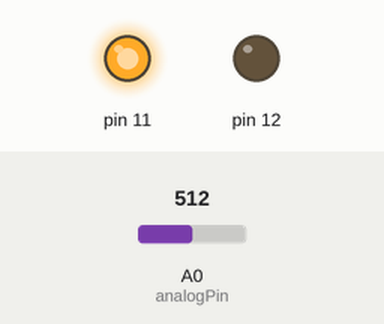
Bench run of a sketch on a simulated Arduino Uno, built with avr-gcc and run on an emulated ATmega328P. Parts: output pins drawn as LEDs (lit = HIGH). Dashed ring = blinking. The inputs (shaded band) are chosen by the test bench; at power-on: A0 (analogPin) = 512.

Above: at 1.4 s.
2.4 s: A0 (analogPin) set to 122
At 2.67 s:
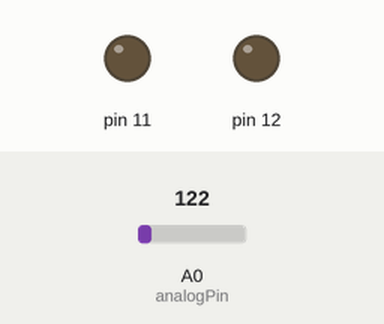
5.9 s: A0 (analogPin) set to 0
At 7.3 s:
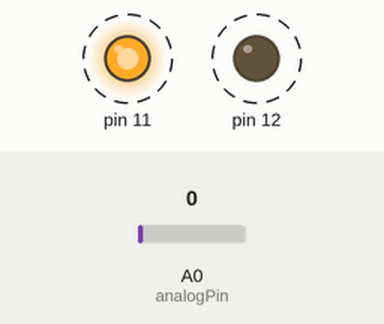
Timing chart, 0 to 60.5 s (numbered marks = the images above; inputs shaded):
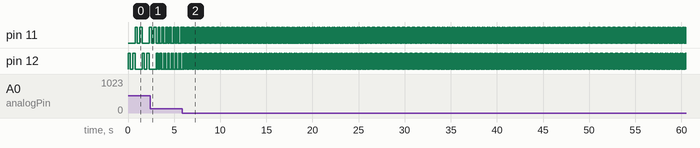

The sketch:

strobe.ino
```cpp
const int analogPin = A0;


void setup() {
  pinMode (12, OUTPUT);
  pinMode (11, OUTPUT);

}

void loop() {
  int sensorValue = analogRead(analogPin);
  int timer = map(sensorValue, 0, 1023, 10, 500);
  digitalWrite(12, HIGH);
  delay(timer);
  digitalWrite(12, LOW);
  delay(timer);
  digitalWrite(12, HIGH);
  delay(timer);
  digitalWrite(12, LOW);
  digitalWrite(11, HIGH);
  delay(timer);
  digitalWrite(11, LOW);
  delay(timer);
  digitalWrite(11, HIGH);
  delay(timer);
  digitalWrite(11, LOW);
}
```

Measured:
- by itself, pin 11: alternates HIGH for 0.01 s and LOW for 0.02 s
- by itself, pin 12: alternates HIGH for 0.01 s and LOW for 0.01 s
